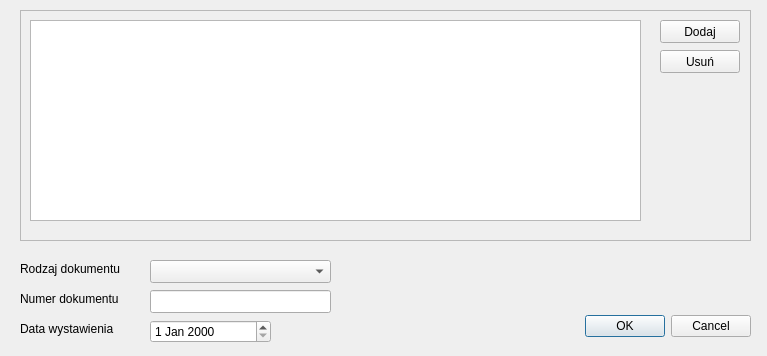
<?xml version="1.0" encoding="UTF-8"?>
<ui version="4.0">
 <class>AddToStore</class>
 <widget class="QDialog" name="AddToStore">
  <property name="geometry">
   <rect>
    <x>0</x>
    <y>0</y>
    <width>767</width>
    <height>356</height>
   </rect>
  </property>
  <property name="windowTitle">
   <string>Dialog</string>
  </property>
  <widget class="QDialogButtonBox" name="buttonBox">
   <property name="geometry">
    <rect>
     <x>410</x>
     <y>310</y>
     <width>341</width>
     <height>32</height>
    </rect>
   </property>
   <property name="orientation">
    <enum>Qt::Horizontal</enum>
   </property>
   <property name="standardButtons">
    <set>QDialogButtonBox::Cancel|QDialogButtonBox::Ok</set>
   </property>
  </widget>
  <widget class="QFrame" name="frame">
   <property name="geometry">
    <rect>
     <x>20</x>
     <y>10</y>
     <width>731</width>
     <height>231</height>
    </rect>
   </property>
   <property name="frameShape">
    <enum>QFrame::StyledPanel</enum>
   </property>
   <property name="frameShadow">
    <enum>QFrame::Raised</enum>
   </property>
   <widget class="QTableView" name="productList">
    <property name="geometry">
     <rect>
      <x>10</x>
      <y>10</y>
      <width>611</width>
      <height>201</height>
     </rect>
    </property>
    <property name="selectionMode">
     <enum>QAbstractItemView::ExtendedSelection</enum>
    </property>
    <property name="selectionBehavior">
     <enum>QAbstractItemView::SelectRows</enum>
    </property>
   </widget>
  </widget>
  <widget class="QPushButton" name="addButton">
   <property name="geometry">
    <rect>
     <x>660</x>
     <y>20</y>
     <width>80</width>
     <height>23</height>
    </rect>
   </property>
   <property name="text">
    <string>Dodaj</string>
   </property>
  </widget>
  <widget class="QPushButton" name="deleteButton">
   <property name="geometry">
    <rect>
     <x>660</x>
     <y>50</y>
     <width>80</width>
     <height>23</height>
    </rect>
   </property>
   <property name="text">
    <string>Usuń</string>
   </property>
  </widget>
  <widget class="QLabel" name="label">
   <property name="geometry">
    <rect>
     <x>20</x>
     <y>260</y>
     <width>131</width>
     <height>18</height>
    </rect>
   </property>
   <property name="text">
    <string>Rodzaj dokumentu</string>
   </property>
  </widget>
  <widget class="QComboBox" name="documentType">
   <property name="geometry">
    <rect>
     <x>150</x>
     <y>260</y>
     <width>181</width>
     <height>23</height>
    </rect>
   </property>
  </widget>
  <widget class="QLabel" name="label_2">
   <property name="geometry">
    <rect>
     <x>20</x>
     <y>290</y>
     <width>131</width>
     <height>18</height>
    </rect>
   </property>
   <property name="text">
    <string>Numer dokumentu</string>
   </property>
  </widget>
  <widget class="QLineEdit" name="documentID">
   <property name="geometry">
    <rect>
     <x>150</x>
     <y>290</y>
     <width>181</width>
     <height>23</height>
    </rect>
   </property>
  </widget>
  <widget class="QLabel" name="label_3">
   <property name="geometry">
    <rect>
     <x>20</x>
     <y>320</y>
     <width>121</width>
     <height>18</height>
    </rect>
   </property>
   <property name="text">
    <string>Data wystawienia </string>
   </property>
  </widget>
  <widget class="QDateEdit" name="date">
   <property name="geometry">
    <rect>
     <x>150</x>
     <y>320</y>
     <width>121</width>
     <height>23</height>
    </rect>
   </property>
  </widget>
 </widget>
 <resources/>
 <connections>
  <connection>
   <sender>buttonBox</sender>
   <signal>accepted()</signal>
   <receiver>AddToStore</receiver>
   <slot>accept()</slot>
   <hints>
    <hint type="sourcelabel">
     <x>638</x>
     <y>364</y>
    </hint>
    <hint type="destinationlabel">
     <x>157</x>
     <y>274</y>
    </hint>
   </hints>
  </connection>
  <connection>
   <sender>buttonBox</sender>
   <signal>rejected()</signal>
   <receiver>AddToStore</receiver>
   <slot>reject()</slot>
   <hints>
    <hint type="sourcelabel">
     <x>706</x>
     <y>370</y>
    </hint>
    <hint type="destinationlabel">
     <x>286</x>
     <y>274</y>
    </hint>
   </hints>
  </connection>
  <connection>
   <sender>addButton</sender>
   <signal>clicked()</signal>
   <receiver>AddToStore</receiver>
   <slot>addProduct()</slot>
   <hints>
    <hint type="sourcelabel">
     <x>714</x>
     <y>42</y>
    </hint>
    <hint type="destinationlabel">
     <x>735</x>
     <y>151</y>
    </hint>
   </hints>
  </connection>
  <connection>
   <sender>deleteButton</sender>
   <signal>clicked()</signal>
   <receiver>AddToStore</receiver>
   <slot>deleteProduct()</slot>
   <hints>
    <hint type="sourcelabel">
     <x>703</x>
     <y>73</y>
    </hint>
    <hint type="destinationlabel">
     <x>674</x>
     <y>169</y>
    </hint>
   </hints>
  </connection>
 </connections>
 <slots>
  <slot>addProduct()</slot>
  <slot>deleteProduct()</slot>
 </slots>
</ui>
